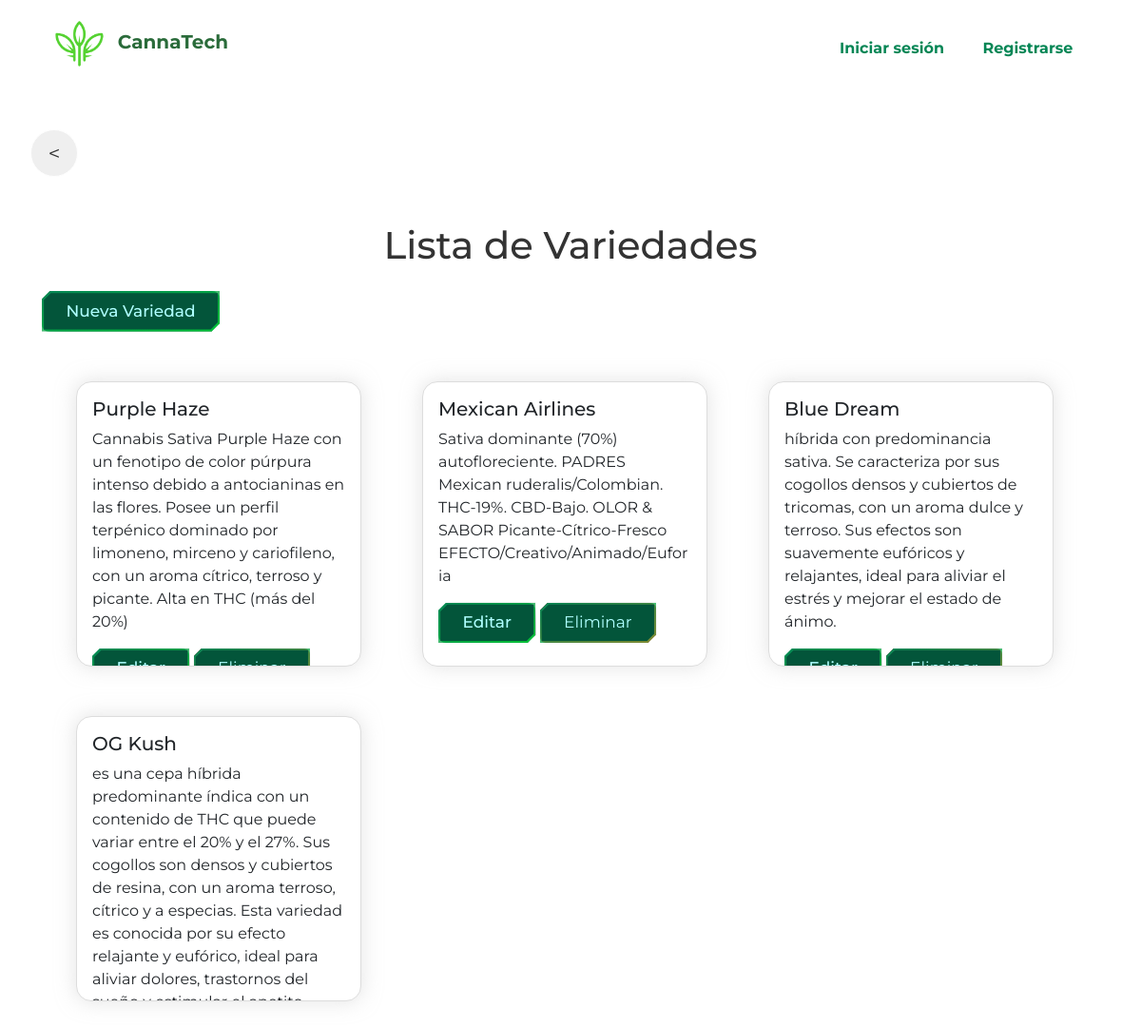
The page /variedad/list/ on the database its author committed.
### core/models.py (models this page shows, shortened)
class Variedad(models.Model):
    nombre = models.CharField(max_length=100)
    descripcion = models.TextField()
    user = models.ForeignKey(User, on_delete=models.CASCADE, default=None)  # Valor predeterminado a None

### core/views.py (the view)
# urls.py: path('variedad/list/', VariedadListView.as_view(), name='variedad_list'),
class VariedadListView(ListView):
    model = Variedad
    template_name = 'core/variedad_list.html'
    context_object_name = 'variedades'

### core/templates/core/variedad_list.html (shortened to what this page needs)
{% extends 'core/base.html' %}
{% load static %}
{% block content %}
<input type="button" class="btn-prev" value="<" onClick="javascript:history.go(-1);">
<div class="container my-5">
    <h1 class="text-center mb-4">Lista de Variedades</h1>
    <a href="{% url 'variedad_create' %}" class="btn btn-primary mb-3">Nueva Variedad</a>
    <div class="card-container">
        {% for variedad in variedades %}
        <div class="card mb-3">
            <div class="card-body">
                <h5 class="card-title">{{ variedad.nombre }}</h5>
                <p class="card-text">{{ variedad.descripcion }}</p>
                <a href="{% url 'variedad_update' variedad.pk %}" class="btn btn-primary">Editar</a>
                <button type="button" class="btn btn-danger" data-toggle="modal" data-target="#modalEliminarVariedad{{ variedad.pk }}">
                    Eliminar
                </button>
            </div>
        </div>
        {% endfor %}
    </div>
</div>
{% endblock %}

### core/static/core/css/main.css (style rules this page uses)
* { margin: 0; padding: 0; border: 0; font-size: 100%; font: inherit; vertical-align: baseline; box-sizing: border-box; color: inherit; }
body { font-family: 'Montserrat', sans-serif; background-color: #ffffff; color: #333; }
.container { background-color: transparent; }
.btn-primary { background-color: #FFC107; color: #fff; border: none; border-radius: 5px; padding: 10px 20px; text-decoration: none; display: inline-block; transition: background-color 0.3s ease; }
:root { --color-texto:rgb(6, 56, 18); --color-texto-menu:rgb(6, 65, 16); --color-menu-hover:rgb(238,238,238); --color-menu-hover-texto:rgb(5, 122, 35); --color-boton:rgb(0,0,0); --color-boton-texto:rgb(255,255,255); --primary-color: #058655; --secondary-color: #FFA000; --tertiary-color: #9C27B0; --font-size-base: 16px; }
.btn { background: rgb(7, 119, 63); color: #fff; border: none; transition: background-color 0.3s ease; }
.card { flex: 0 0 calc(33.33% - 20px); max-width: calc(33.33% - 20px); }
.card { border: 1px solid #ddd; border-radius: 8px; overflow: hidden; width: 300px; margin-bottom: 20px; }
.card { flex: 0 1 calc(33.33% - 4rem); max-width: calc(33.33% - 4rem); border-radius: 1rem; margin: 1rem; box-shadow: 0px 0px 20px 1px rgb(204 204 204 / 50%); overflow: hidden; transition: transform 0.5s, box-shadow 0.5s; }
.btn-primary { background-color: #05974e; border: none; font-weight: 500; }
.btn { --border-color: linear-gradient(to bottom right, #058655, #00ff156b, #02af76, #a03c02); --border-width: 0.125em; --curve-size: 0.5em; --blur: 30px; --bg: #03553a; --color: #afffff; color: var(--color); cursor: pointer; position: relative; isolation: isolate; display: inline-grid; place-content: center; padding: 0.5em 1.5em; font-size: 17px; border: 0; box-shadow: 10px 10px 20px rgba(0, 0, 0, 0.6); clip-path: polygon( 0% var(--curve-size), var(--curve-size) 0, 100% 0, 100% calc(100% - var(--curve-size)), calc(100% - var(--curve-size)) 100%, 0 100% ); transition: color 200ms; }
.btn::after, .btn::before { content: ""; position: absolute; inset: 0; }
.btn::before { background: var(--border-color); background-size: 300% 300%; animation: move-bg7234 3s ease infinite; z-index: -2; }
.btn::after { background: var(--bg); z-index: -1; clip-path: polygon( var(--border-width) calc(var(--curve-size) + var(--border-width) * 0.5), calc(var(--curve-size) + var(--border-width) * 0.5) var(--border-width), calc(100% - var(--border-width)) var(--border-width), calc(100% - var(--border-width)) calc(100% - calc(var(--curve-size) + var(--border-width) * 0.5)), calc(100% - calc(var(--curve-size) + var(--border-width) * 0.5)) calc(100% - var(--border-width)), var(--border-width) calc(100% - var(--border-width)) ); transition: clip-path 300ms; }
.btn-primary { border-radius: 0.5rem; }
.btn-prev { display: block; height: 50px; width: 50px; border-radius: 50%; border: 1px solid #fefefe; margin-top: 24px; font-size:22px; }
@media (max-width: 1248px) { .card { flex-basis: calc(50% - 2rem); max-width: calc(50% - 2rem); } }
.card-container { display: grid; grid-template-columns: repeat(auto-fit, minmax(300px, 1fr)); gap: 20px; padding: 20px; }
.btn-danger { background-color: #dc3545; border-color: #dc3545; }
.card { max-width: 100%; aspect-ratio: 1 / 1; }

### rows shown on the page
Variedad: nombre "Purple Haze", descripcion "Cannabis Sativa Purple Haze con un fenotipo de color púrpura intenso debido a antocianinas en las flores. Posee un perfil terpénico dominado por limoneno, mirceno y cariofileno, con un aroma cítrico, terroso y picante. Alta en THC (más del 20%)"
Variedad: nombre "Mexican Airlines", descripcion "Sativa dominante (70%) autofloreciente. PADRES Mexican ruderalis/Colombian. THC-19%. CBD-Bajo. OLOR & SABOR Picante-Cítrico-Fresco EFECTO/Creativo/Animado/Euforia"
Variedad: nombre "Blue Dream", descripcion "híbrida con predominancia sativa. Se caracteriza por sus cogollos densos y cubiertos de tricomas, con un aroma dulce y terroso. Sus efectos son suavemente eufóricos y relajantes, ideal para aliviar el estrés y mejorar el estado de ánimo."
Variedad: nombre "OG Kush", descripcion "es una cepa híbrida predominante índica con un contenido de THC que puede variar entre el 20% y el 27%. Sus cogollos son densos y cubiertos de resina, con un aroma terroso, cítrico y a especias. Esta variedad es conocida por su efecto relajante y eufórico, ideal para aliviar dolores, trastornos del…"
